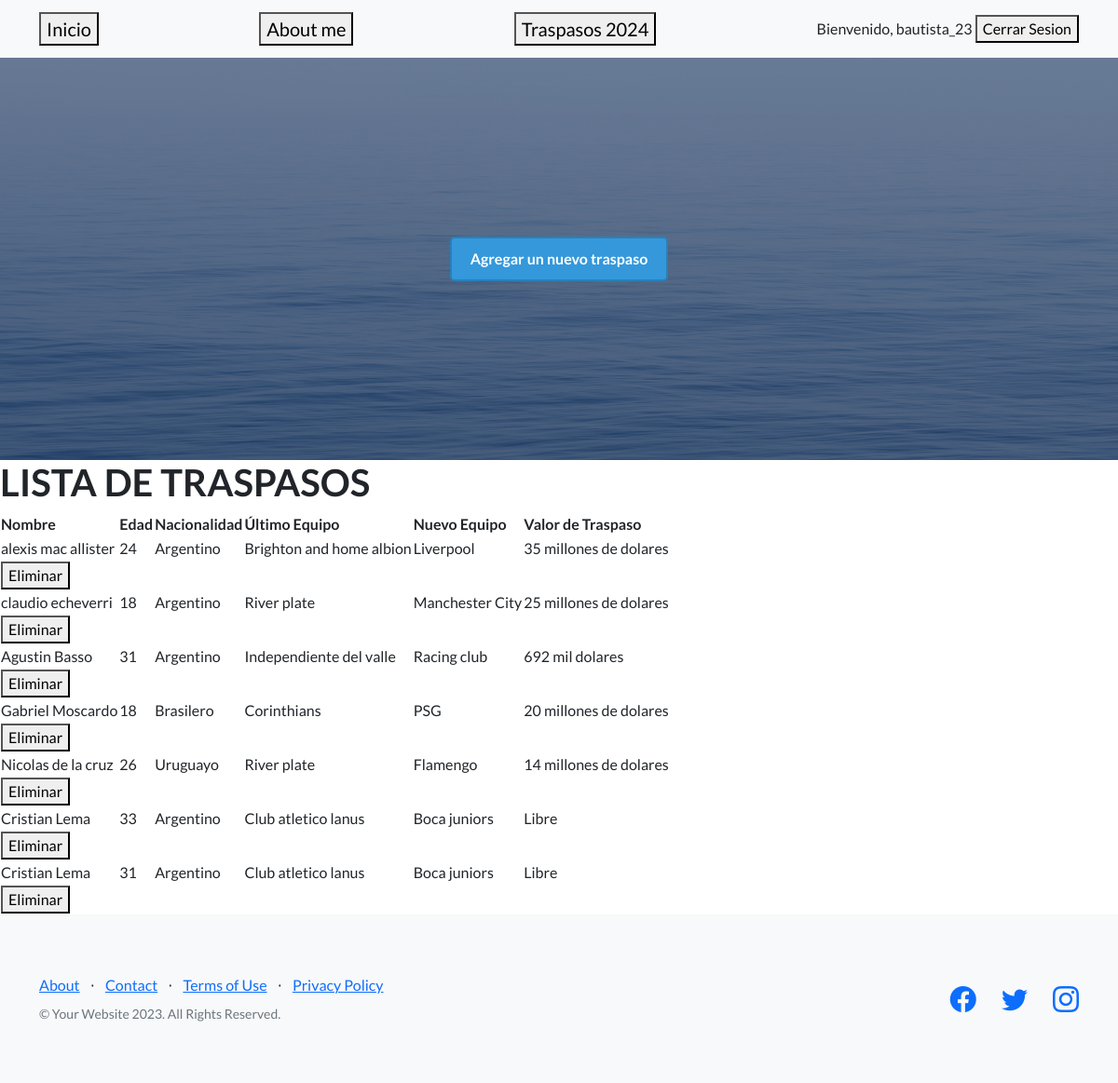
Page /leerTraspasos/ (signed in) on the committed database.
### miapp/models.py (models this page shows, shortened)
class Jugadores(models.Model):
    nombre = models.CharField(max_length=40)
    edad = models.IntegerField()
    nacionalidad = models.CharField(max_length=40)
    ultimo_equipo = models.CharField(max_length=40)
    nuevo_equipo = models.CharField(max_length=40)
    valor_de_traspaso = models.CharField(max_length=40)

### miapp/views.py (the view)
# urls.py: path("leerTraspasos/", leerTraspasos, name="LeerTraspasos"),
def leerTraspasos(request):
    jugadores = Jugadores.objects.all()
    contexto = {"Traspasos":jugadores}
    return render(request, "leerTraspasos.html",contexto)

### miapp/Templates/leerTraspasos.html (shortened to what this page needs)
{% extends "padre.html" %}
{% load static %}
{% block ContenidoQueCambia %}
<h1>LISTA DE TRASPASOS</h1>
<head>
  {% if Traspasos %}
  <table>
    <thead>
      <tr>
        <th>Nombre</th>
        <th>Edad</th>
        <th>Nacionalidad</th>
        <th>Último Equipo</th>
        <th>Nuevo Equipo</th>
        <th>Valor de Traspaso</th>
      </tr>
    </thead>
    <tbody>
      {% for jugador in Traspasos %}
        <tr>
          <td>{{ jugador.nombre }}</td>
          <td>{{ jugador.edad }}</td>
          <td>{{ jugador.nacionalidad }}</td>
          <td>{{ jugador.ultimo_equipo }}</td>
          <td>{{ jugador.nuevo_equipo }}</td>
          <td>{{ jugador.valor_de_traspaso }}</td>
        </tr>
        <form method="post" action="{% url "EliminarTraspaso" nombre_jugador=jugador.nombre %}">
          <th><button type="submit">Eliminar</button></th>
        </form>
  {% endfor %}
</tbody>
</table>
{% else %}
<p>Se ha borrado el traspaso correctamente!</p>
{% endif %}
{% endblock %}

### miapp/Templates/padre.html (shortened to what this page needs)
<!DOCTYPE html>
<html lang="en">
    <head>
        {% load static  %}
        <link href="https://cdn.jsdelivr.net/npm/bootstrap-icons@1.5.0/font/bootstrap-icons.css" rel="stylesheet" type="text/css" />
        <link href="{% static 'css/styles.css' %}" rel="stylesheet" />
    </head>
    <body>
        <nav class="navbar navbar-light bg-light static-top">
            <div class="container">
                <a class="navbar-brand" href="{% url "inicio" %}"><button>Inicio</button></a>
                <a class="navbar-brand" href="{% url "about_me" %}"><button>About me</button></a>
                <a class="navbar-brand" href="{% url "LeerTraspasos" %}"><button>Traspasos 2024</button></a>
                {% if request.user.is_authenticated %}
                <form method="post" action="{% url "logout" %}">
                    <a> Bienvenido, {{user}}</a>
                    <button type="submit">Cerrar Sesion</button>
                </form>
                {% else %}
                <a class="navbar-brand" href="{% url "login" %}"><button>Iniciar Sesion</button></a>
                <a class="navbar-brand" href="{% url "registro" %}"><button>Crear usuario</button></a>
                {% endif %}
            </div>
        </nav>
        <header class="masthead">
            <div class="container position-relative">
                <div class="row justify-content-center">
                    <div class="col-xl-6">
                        <div class="text-center text-white">
                            <html lang="es">
<head>
</head>
<body>
  <a href="{% url "traspasos" %}" class="boton-atractivo">Agregar un nuevo traspaso</a>
</body>
</html>
                    </div>
                </div>
            </div>
        </header>
        {% block ContenidoQueCambia %}
        {% endblock %}
        <footer class="footer bg-light">
            <div class="container">
                <div class="row">
                    <div class="col-lg-6 h-100 text-center text-lg-start my-auto">
                        <ul class="list-inline mb-2">
                            <li class="list-inline-item"><a href="#!">About</a></li>
                            <li class="list-inline-item">⋅</li>
                            <li class="list-inline-item"><a href="#!">Contact</a></li>
                            <li class="list-inline-item">⋅</li>
                            <li class="list-inline-item"><a href="#!">Terms of Use</a></li>
                            <li class="list-inline-item">⋅</li>
                            <li class="list-inline-item"><a href="#!">Privacy Policy</a></li>
                        </ul>
                        <p class="text-muted small mb-4 mb-lg-0">&copy; Your Website 2023. All Rights Reserved.</p>
                    </div>
                    <div class="col-lg-6 h-100 text-center text-lg-end my-auto">
                        <ul class="list-inline mb-0">
                            <li class="list-inline-item me-4">
                                <a href="#!"><i class="bi-facebook fs-3"></i></a>
                            </li>
                            <li class="list-inline-item me-4">
                                <a href="#!"><i class="bi-twitter fs-3"></i></a>
                            </li>
                            <li class="list-inline-item">
                                <a href="#!"><i class="bi-instagram fs-3"></i></a>
                            </li>
                        </ul>
                    </div>
                </div>
            </div>
        </footer>
    </body>
</html>

### miapp/Templates/padre.html (style rules this page uses)
.boton-atractivo { display: inline-block; padding: 10px 20px; font-size: 16px; font-weight: bold; text-align: center; text-decoration: none; cursor: pointer; border-radius: 5px; background-color: #3498db; color: #ffffff; border: 2px solid #2980b9; transition: background-color 0.3s ease; }

### rows in the picture
Jugadores: nombre "alexis mac allister", edad "24", nacionalidad "Argentino", ultimo_equipo "Brighton and home albion", nuevo_equipo "Liverpool", valor_de_traspaso "35 millones de dolares"
Jugadores: nombre "claudio echeverri", edad "18", nacionalidad "Argentino", ultimo_equipo "River plate", nuevo_equipo "Manchester City", valor_de_traspaso "25 millones de dolares"
Jugadores: nombre "Agustin Basso", edad "31", nacionalidad "Argentino", ultimo_equipo "Independiente del valle", nuevo_equipo "Racing club", valor_de_traspaso "692 mil dolares"
Jugadores: nombre "Gabriel Moscardo", edad "18", nacionalidad "Brasilero", ultimo_equipo "Corinthians", nuevo_equipo "PSG", valor_de_traspaso "20 millones de dolares"
Jugadores: nombre "Nicolas de la cruz", edad "26", nacionalidad "Uruguayo", ultimo_equipo "River plate", nuevo_equipo "Flamengo", valor_de_traspaso "14 millones de dolares"
Jugadores: nombre "Cristian Lema", edad "33", nacionalidad "Argentino", ultimo_equipo "Club atletico lanus", nuevo_equipo "Boca juniors", valor_de_traspaso "Libre"
Jugadores: nombre "Cristian Lema", edad "31", nacionalidad "Argentino", ultimo_equipo "Club atletico lanus", nuevo_equipo "Boca juniors", valor_de_traspaso "Libre"

### other values in the picture
{{ user }} "bautista_23"
